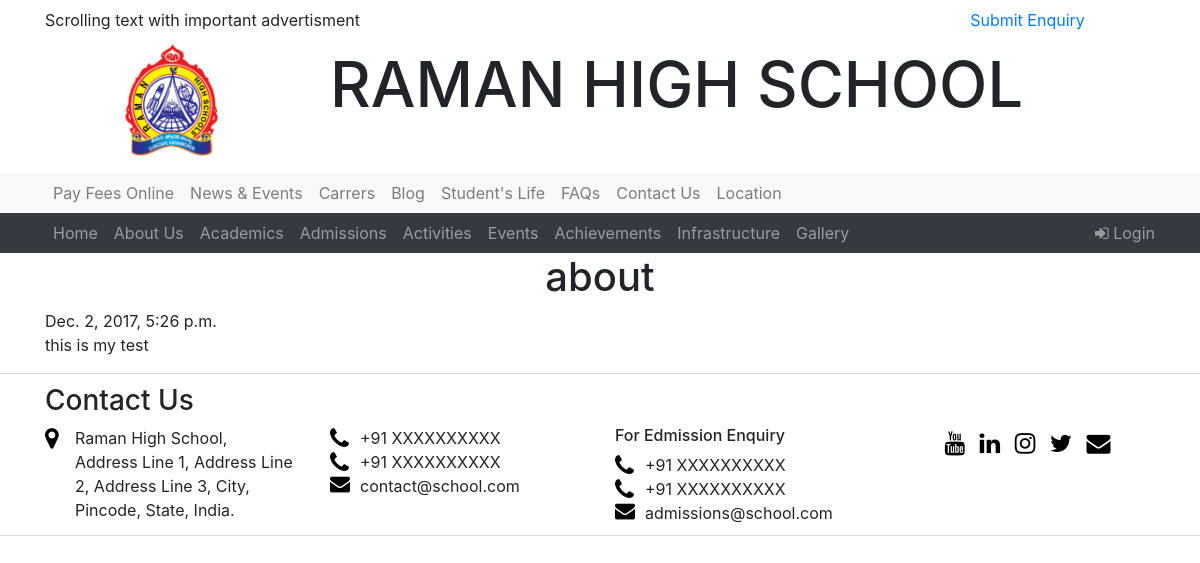
The page /post/10/ on the database its author committed.
### schoolapp/models.py (models this page shows, shortened)
class Post(models.Model):
    author =  models.CharField(max_length = 200)
    title  = models.CharField(max_length = 200)
    text = models.TextField()
    created_date = models.DateTimeField(default = timezone.now)
    published_date = models.DateTimeField(blank=True,null = True)

### schoolapp/views.py (the view)
# urls.py: url(r'^post/(?P<pk>\d+)/$',views.PostDetailView.as_view(),name = 'post_detail'),
class PostDetailView(DetailView):
    model = Post

### schoolapp/templates/schoolapp/post_detail.html (shortened to what this page needs)
{% load staticfiles %}
<!doctype html>
<html lang="en">
  <head>
        <link rel="stylesheet" type="text/css" href="{% static 'css/style-home.css' %}">
        <link rel="stylesheet" href="https://cdnjs.cloudflare.com/ajax/libs/font-awesome/4.7.0/css/font-awesome.min.css">
        <link rel="stylesheet" href="https://maxcdn.bootstrapcdn.com/bootstrap/4.0.0-beta.2/css/bootstrap.min.css">
  </head>
  <body>
        <div id="topline" class="container" style="padding-top:7px">
                <div class="row">
                        <div class="col-lg-6 col-md-12 col-sm-12 col-xs-12">
                                <marquee behavior="scroll" direction="left">Scrolling text with important advertisment </marquee>
                        </div>
                        <div class="text-center col-lg-3 col-md-6 col-sm-12 col-xs-12" id="google_translate_element"></div>
                        <div class="text-center col-lg-3 col-md-6 col-sm-12 col-xs-12">
                                <a href="#">Submit Enquiry</a>
                        </div>
                </div>
        </div>
        <div class="container">
                <div class="row">
                        <div class="col-lg-3 col-md-3 col-sm-12 col-xs-12 text-center"><img id="logo" src="/media/img/logo.jpeg" width="150px"></div>
                        <div class="col-lg-9 col-md-9 col-sm-12 col-xs-12"><h1 id="school-name">RAMAN HIGH SCHOOL</h1></div>
                </div>
        </div>
        <nav id="nav-1" class="navbar navbar-expand-sm bg-light navbar-light">
                <div class="container navbar-light">
                        <ul class="navbar-nav">
                                <li class="nav-item">
                                        <a class="nav-link" href="#">Pay Fees Online</a>
                                </li>
                                <li class="nav-item">
                                        <a class="nav-link" href="#">News & Events</a>
                                </li>
                                <li class="nav-item">
                                        <a class="nav-link" href="#">Carrers</a>
                                </li>
                                <li class="nav-item">
                                        <a class="nav-link" href="{% url 'post_list' %}">Blog</a>
                                </li>
                                <li class="nav-item">
                                        <a class="nav-link" href="#">Student's Life</a>
                                </li>
                                <li class="nav-item">
                                        <a class="nav-link" href="{% url 'faq_list' %}">FAQs</a>
                                </li>
                                <li class="nav-item">
                                        <a class="nav-link" href="#">Contact Us</a>
                                </li>
                                <li class="nav-item">
                                        <a class="nav-link" href="#">Location</a>
                                </li>
                        </ul>
                </div>
        </nav>
        <nav id="nav-2" class="navbar navbar-expand-sm bg-dark navnar-dark sticky-top">
                <div class="container navbar-dark">
                        <ul class="navbar-nav">
                                <li class="nav-item">
                                        <a class="nav-link" href="#">Home</a>
                                </li>
                                <li class="nav-item">
                                        <a class="nav-link" href="#">About Us</a>
                                </li>
                                <li class="nav-item">
                                        <a class="nav-link" href="#">Academics</a>
                                </li>
                                <li class="nav-item">
                                        <a class="nav-link" href="#">Admissions</a>
                                </li>
                                <li class="nav-item">
                                        <a class="nav-link" href="#">Activities</a>
                                </li>
                                <li class="nav-item">
                                        <a class="nav-link" href="#">Events</a>
                                </li>
                                <li class="nav-item">
                                        <a class="nav-link" href="#">Achievements</a>
                                </li>
                                <li class="nav-item">
                                        <a class="nav-link" href="#">Infrastructure</a>
                                </li>
                                <li class="nav-item">
                                        <a class="nav-link" href="#">Gallery</a>
                                </li>
                        </ul>
                        <ul class="nav navbar-nav navbar-right">
                              <li><a href="{% url 'login'%}" id="login-button"><i class="fa fa-sign-in" ></i> Login</a></li>
                        </ul>
                </div>
        </nav>
         <div class="container">
        <h1 class="posttitle loader" align="center">{{post.title}}</h1>
        {% if post.published_date %}
             <div class="date postdate">
               {{post.published_date}}
             </div>
             {% else %}
             <a href="{% url 'post_publish' pk=post.pk %}" class="btn btn-default"></a>
        {% endif %}
           <p class='postcontent' >{{ post.text|safe|linebreaksbr }}</p>
             </div>
        <footer>
                <div class="container">
                        <h3>Contact Us</h3>
                        <div class="row">
                                <div id="address" class="col-lg-3 col-md-4 col-sm-12 col-xs-12">
                                        <span class="row">
                                                <i class="hide-lessdn580 fa fa-map-marker col-sm-1" style="font-size:24px;color:black" aria-hidden="true"></i>
                                                <span class="col-sm-10">
                                                        Raman High School, <br />
                                                        Address Line 1,
                                                        Address Line 2,
                                                        Address Line 3,
                                                        City, Pincode,
                                                        State, India.
                                                </span>
                                        </span>
                                </div>
                                <div id="contact" class="col-lg-3 col-md-4 col-sm-12 col-xs-12">
                                        <span class = "row">
                                                <i class="hide-lessdn580 fa fa-phone col-sm-1" style="font-size:24px;color:black"></i>
                                                <span class="col-sm-10">+91 XXXXXXXXXX</span>
                                        </span>
                                        <span class = "row">
                                                <i class="hide-lessdn580 fa fa-phone col-sm-1" style="font-size:24px;color:black"></i>
                                                <span class="col-sm-10">+91 XXXXXXXXXX</span>
                                        </span>
                                        <span class="row">
                                                <i class="hide-lessdn580 fa fa-envelope col-sm-1" style="font-size:20px;color:black"></i>
                                                <span class="col-sm-10">contact@school.com</span>
                                        </span>
                                </div>
                                <div id="admission-enquiry-contact" class="col-lg-3 col-md-4 col-sm-12 col-xs-12">
                                        <h6>For Edmission Enquiry</h5>
                                        <span class = "row">
                                                <i class="hide-lessdn580 fa fa-phone col-sm-1" style="font-size:24px;color:black"></i>
                                                <span class="col-sm-10">+91 XXXXXXXXXX</span>
                                        </span>
                                        <span class = "row">
                                                <i class="hide-lessdn580 fa fa-phone col-sm-1" style="font-size:24px;color:black"></i>
                                                <span class="col-sm-10">+91 XXXXXXXXXX</span>
                                        </span>
                                        <span class="row">
                                                <i class="hide-lessdn580 fa fa-envelope col-sm-1" style="font-size:20px;color:black"></i>
                                                <span class="col-sm-10">admissions@school.com</span>
                                        </span>
                                </div>
                                <div id="social" class="col-lg-3 col-md-12 col-sm-12 col-xs-12 text-center">
                                        <a href="#"><i class="fa fa-youtube" style="font-size:24px;color:black;padding:5px"></i></a>
                                        <a href="#"><i class="fa fa-linkedin" style="font-size:24px;color:black;padding:5px"></i></a>
                                        <a href="#"><i class="fa fa-instagram" style="font-size:24px;color:black;padding:5px"></i></a>
                                        <a href="#"><i class="fa fa-twitter" style="font-size:24px;color:black;padding:5px"></i></a>
                                        <a href="#"><i class="fa fa-envelope" style="font-size:24px;color:black;padding:5px"></i></a>
                                </div>
                        </div>
                </div>
        </footer>
  </body>
</html>

### schoolapp/static/css/style-home.css (style rules this page uses)
body { font-family: "Lato", sans-serif; transition: background-color .5s; }
#login-button { color: rgba(255,255,255,0.5) !important; }
nav { padding-top: 0 !important;; padding-bottom: 0 !important; }
body { transition: background-color .5s; }
footer { padding:10px 0 10px 0; border-top: 1px solid rgba(0,0,0,0.15); border-bottom: 1px solid rgba(0,0,0,0.15); }
span { padding-right: 0 !important; }
@media only screen and (min-width: 993px) and (max-width: 1200px) { #school-name { font-size: 63px; padding-top: 15px; } }

### rows shown on the page
Post: title "about", published_date "Dec. 2, 2017, 5:26 p.m.", text "this is my test"
